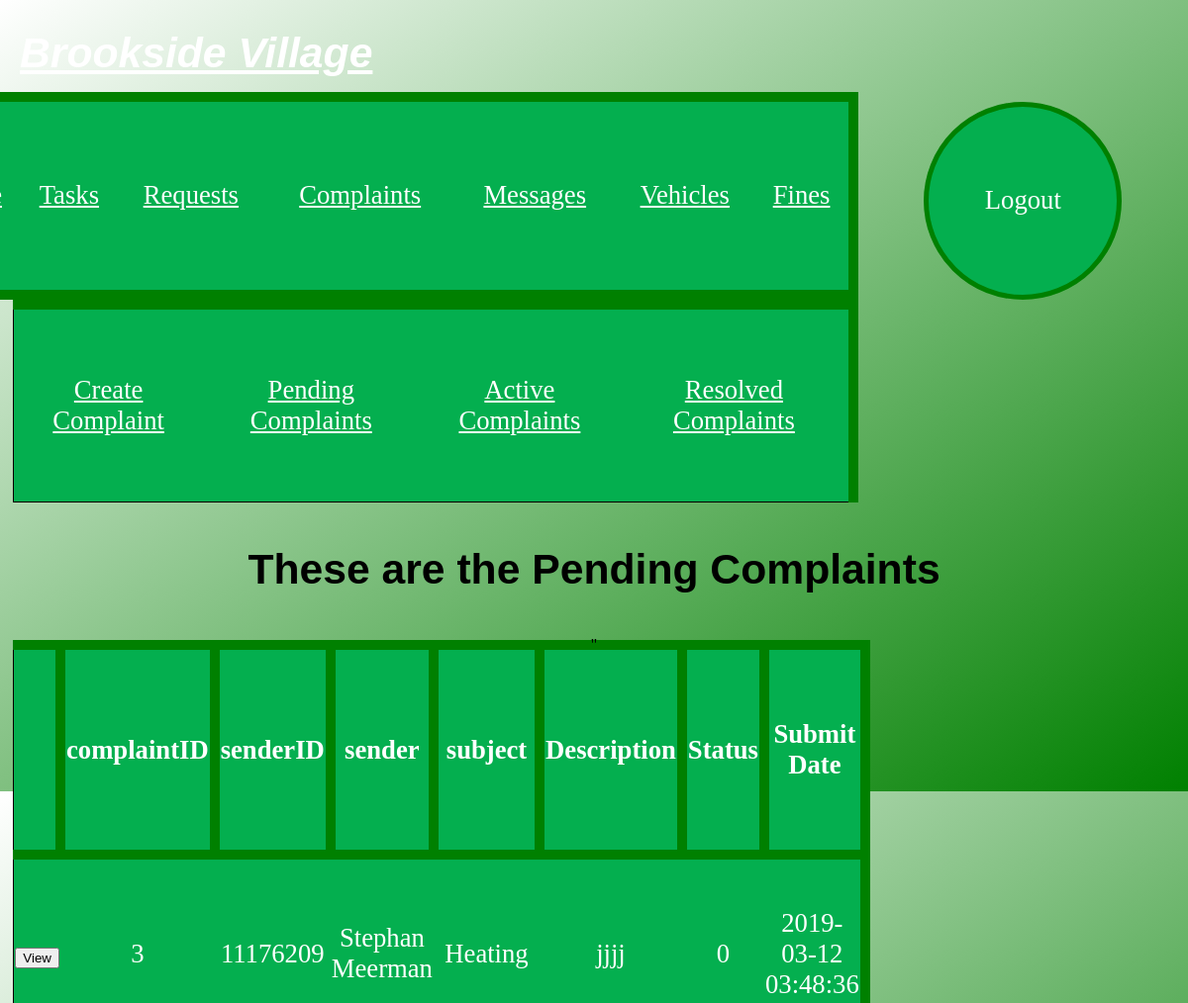
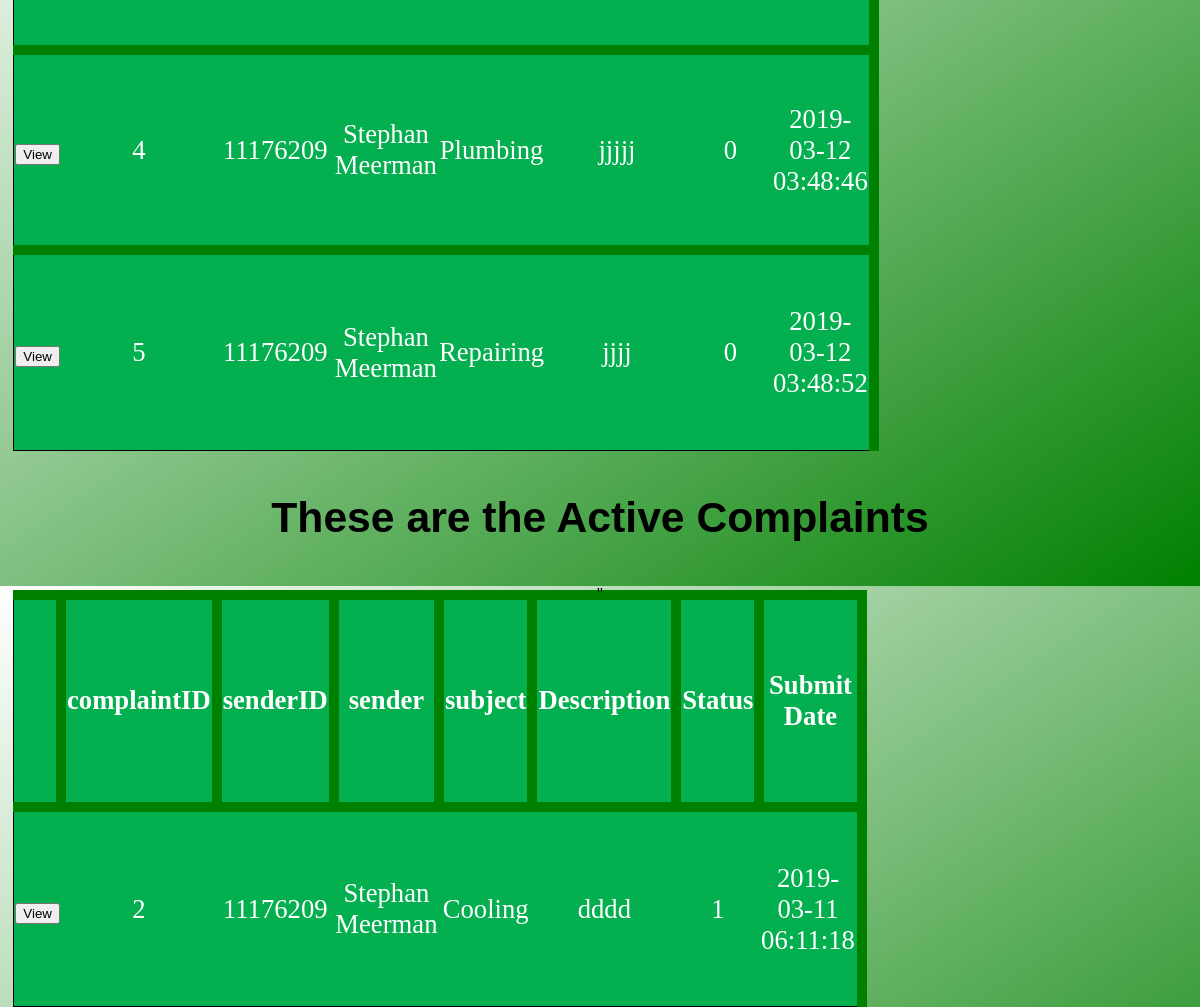
/Brookside10/Complaints_View.php (signed in), run on the app's committed database (2 pictures, top to bottom).
### tables this page shows
CREATE TABLE `complaints` (
  `complaintID` int(10) NOT NULL,
  `senderID` int(8) NOT NULL,
  `sender` varchar(21) NOT NULL,
  `subject` varchar(20) NOT NULL,
  `description` text NOT NULL,
  `status` int(1) NOT NULL,
  `submitDate` datetime NOT NULL
);

### Brookside10/displayComplaints.php (the view, shortened to what this page needs)
<center><table class="table3">
	<?php
		$header="<tr>
					<th> </th>
					<th>complaintID</th>
					<th>senderID</th>
					<th>sender</th>
					<th>subject</th>
					<th>Description</th>
					<th>Status</th>
					<th>Submit Date</th>
				</tr>";
			if(isset($_POST['complaintform-submit'])){
				$compID = $_POST['compID'];
				$cSt = $_POST["cSt"];
				$sql = "SELECT *
						  FROM complaints
						 WHERE complaintID = $compID";
						 $result = mysqli_query($conn, $sql);
				if (mysqli_num_rows($result) > 0) {
					while($row = mysqli_fetch_assoc($result)) {
						echo "
							   <tr> <td>Request ID  </td><td> " . $row["complaintID"] . "  </td> </tr>
							   <tr> <td>Tenant ID   </td><td> " . $row["senderID"] . "   </td> </tr>
							   <tr> <td>Tenant Name </td><td> " . $row["sender"] . " </td> </tr>
							   <tr> <td>Subject     </td><td> " . $row["subject"] . "    </td> </tr>
							   <tr> <td>Description </td><td> " . $row["description"] . "</td> </tr>
							   <tr> <td>Status      </td><td> " . $row["status"] . "     </td> </tr>
							   <tr> <td>Submit Date </td><td> " . $row["submitDate"] . "</td> </tr>";
						if($idnum[0] == 1)
						{
							if($cSt == 2)
							{
								echo"<td>
										<form action = 'Complaints_Action.php' method = 'post'>
											<input type ='hidden' name = 'compID' value = " . $row["complaintID"] . ">
											<input type ='hidden' name = 'cSt' value = " . $row["status"] . ">
											<input type ='submit' name = 'complaintdelete-submit' value = 'Delete'>
										</form>
									</td>";
							}
						}
						else if($idnum[0] == 2 || $idnum[0] == 3)
						{
							if($cSt == 0)
							{
								echo"<td>
										</td><td>
										<form action = 'Complaints_Action.php' method = 'post'>
											<input type ='hidden' name = 'compID' value = " . $row["complaintID"] . ">
											<input type ='hidden' name = 'cSt' value = " . $row["status"] . ">
											<input type ='submit' name = 'complaintaction-submit' value = 'Acknowledge'>
										</form>
									</td>";
							}
							else if($cSt == 1)
							{
								echo"<td>
									 </td><td>
										<form action = 'Complaints_Action.php' method = 'post'>
											<input type ='hidden' name = 'compID' value = " . $row["complaintID"] . ">
											<input type ='hidden' name = 'cSt' value = " . $row["status"] . ">
											<input type ='submit' name = 'complaintaction-submit' value = 'Resolved'>
										</form>
									</td>";
							}
						}
					}
				}
			}
			else if($idnum[0] == 1)
			{
				$sql = "SELECT *
					      FROM complaints
						 WHERE senderID = '$idnum'
						   AND status = '$stat'";
				$result = mysqli_query($conn, $sql);
				if (mysqli_num_rows($result) > 0) {
					echo " '$header' ";
					while($row = mysqli_fetch_assoc($result)) {
						echo "<tr>
								<td>
									<form action = 'Complaints_Form.php' method = 'post'>
										<input type ='hidden' name = 'compID' value = " . $row["complaintID"] . ">
										<input type ='hidden' name = 'cSt' value = " . $row["status"] . ">
										<input type ='submit' name = 'complaintform-submit' value = 'View'>
									</form>
								</td>
								<td>" . $row["complaintID"] . "</td>
								<td>" . $row["senderID"] . "</td>
								<td>" . $row["sender"] . "</td>
								<td>" . $row["subject"] . "</td>
								<td>" . $row["description"] . "</td>
								<td>" . $row["status"] . "</td>
								<td>" . $row["submitDate"] . "</td>
							 </tr>";
					}
				}
			}
			?>
			</table>

### Brookside10/CSS/TheBestCss4.css (style rules this page uses)
html, body { height: 100%;width: 100%; }
body { background-image: linear-gradient(to bottom right, white, green); background-size: cover; margin: 0; }
th { background-color:#04AF4F; }
td { background-color:#04AF4F; }
input[type=text], input[type=number], select, { width: 40%; font-size: 15pt; padding: 12px 20px; margin: 8px 0; display: inline-block; border: 1px solid #ccc; box-shadow: inset 0 1px 3px #ddd; border-radius: 4px; box-sizing: border-box; }
.table3, th, tr { font-family: "Calibri"; font-size: 20pt; margin-left: 10pt; margin-right: 250pt; margin-top: -10pt; height: 200px; border-style: solid; border: solid green 10px; border-left: solid 1px black; border-bottom: solid 1px black; border-collapse: collapse; color: white; text-align: center; }

### data on the page
complaints: complaintID "3", senderID "11176209", sender "Stephan Meerman", subject "Heating", description "jjjj", status "0", submitDate "2019-03-12 03:48:36"
complaints: complaintID "4", senderID "11176209", sender "Stephan Meerman", subject "Plumbing", description "jjjjj", status "0", submitDate "2019-03-12 03:48:46"
complaints: complaintID "5", senderID "11176209", sender "Stephan Meerman", subject "Repairing", description "jjjj", status "0", submitDate "2019-03-12 03:48:52"
complaints: complaintID "2", senderID "11176209", sender "Stephan Meerman", subject "Cooling", description "dddd", status "1", submitDate "2019-03-11 06:11:18"
